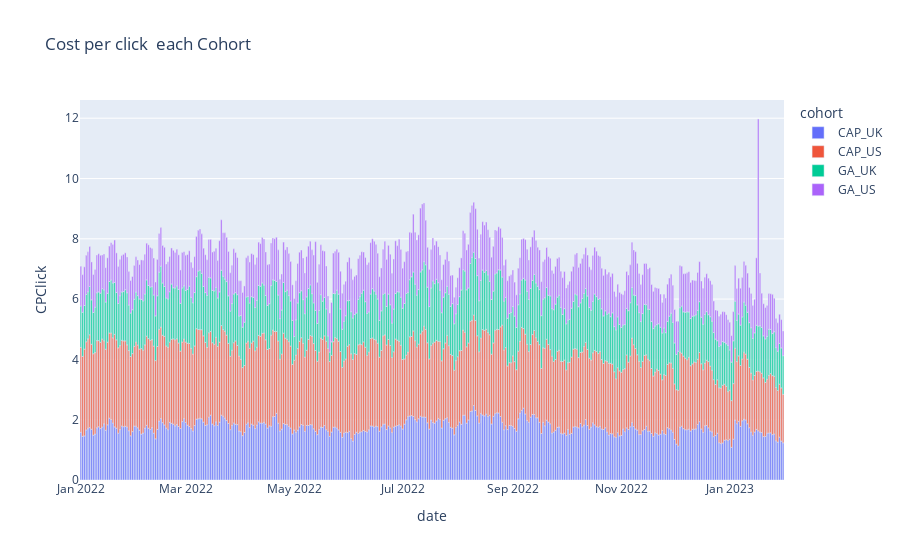

Source (notebook cell):
### Code cell
fig = px.bar(
    df_daily_business,
    x='date',
    y='CPClick',
    color='cohort',

    title=' Cost per click  each Cohort'
)
fig.show()

### Figure 1 — Plotly figure (JSON) as saved in the notebook; plotly's stock layout.template omitted (floating-point values rounded to 4 significant figures; data arrays with more than 128 entries replaced by an {"elided": "..."} marker saying what was removed)
{"data": [{"alignmentgroup": "True", "hovertemplate": "cohort=CAP_UK<br>date=%{x}<br>CPClick=%{y}<extra></extra>", "legendgroup": "CAP_UK", "marker": {"color": "#636efa", "pattern": {"shape": ""}}, "name": "CAP_UK", "offsetgroup": "CAP_UK", "orientation": "v", "showlegend": true, "textposition": "auto", "type": "bar", "x": {"elided": "396 str values"}, "xaxis": "x", "y": {"elided": "396 float values"}, "yaxis": "y"}, {"alignmentgroup": "True", "hovertemplate": "cohort=CAP_US<br>date=%{x}<br>CPClick=%{y}<extra></extra>", "legendgroup": "CAP_US", "marker": {"color": "#EF553B", "pattern": {"shape": ""}}, "name": "CAP_US", "offsetgroup": "CAP_US", "orientation": "v", "showlegend": true, "textposition": "auto", "type": "bar", "x": {"elided": "396 str values"}, "xaxis": "x", "y": {"elided": "396 float values"}, "yaxis": "y"}, {"alignmentgroup": "True", "hovertemplate": "cohort=GA_UK<br>date=%{x}<br>CPClick=%{y}<extra></extra>", "legendgroup": "GA_UK", "marker": {"color": "#00cc96", "pattern": {"shape": ""}}, "name": "GA_UK", "offsetgroup": "GA_UK", "orientation": "v", "showlegend": true, "textposition": "auto", "type": "bar", "x": {"elided": "396 str values"}, "xaxis": "x", "y": {"elided": "396 float values"}, "yaxis": "y"}, {"alignmentgroup": "True", "hovertemplate": "cohort=GA_US<br>date=%{x}<br>CPClick=%{y}<extra></extra>", "legendgroup": "GA_US", "marker": {"color": "#ab63fa", "pattern": {"shape": ""}}, "name": "GA_US", "offsetgroup": "GA_US", "orientation": "v", "showlegend": true, "textposition": "auto", "type": "bar", "x": {"elided": "396 str values"}, "xaxis": "x", "y": {"elided": "396 float values"}, "yaxis": "y"}], "layout": {"barmode": "relative", "legend": {"title": {"text": "cohort"}, "tracegroupgap": 0}, "title": {"text": " Cost per click  each Cohort"}, "xaxis": {"anchor": "y", "domain": [0, 1], "title": {"text": "date"}}, "yaxis": {"anchor": "x", "domain": [0, 1], "title": {"text": "CPClick"}}}}
